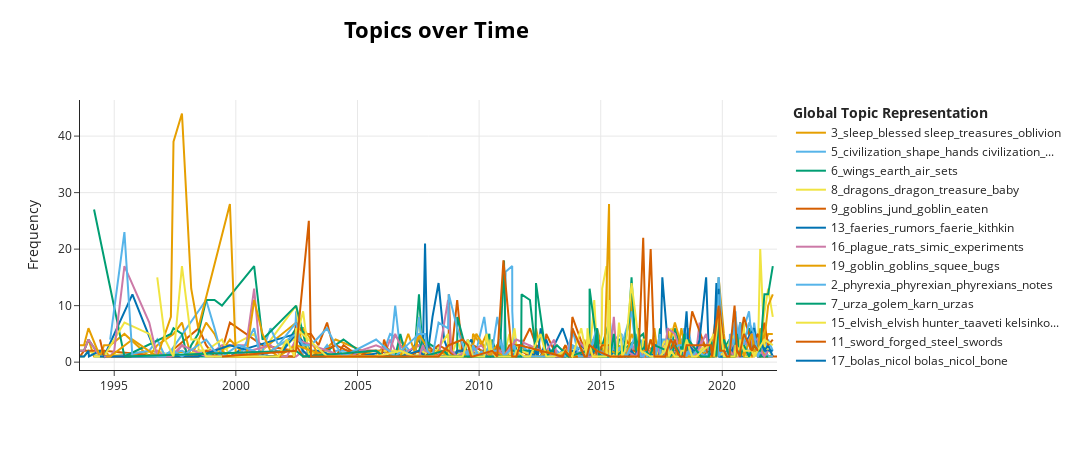

The notebook cell saved with this chart:
### Code cell
topic_model.visualize_topics_over_time(topics_over_time, topics = [1,2,3,4,5,6,7,8,9,10,11,12,13,14,15,16,17,18,19])
